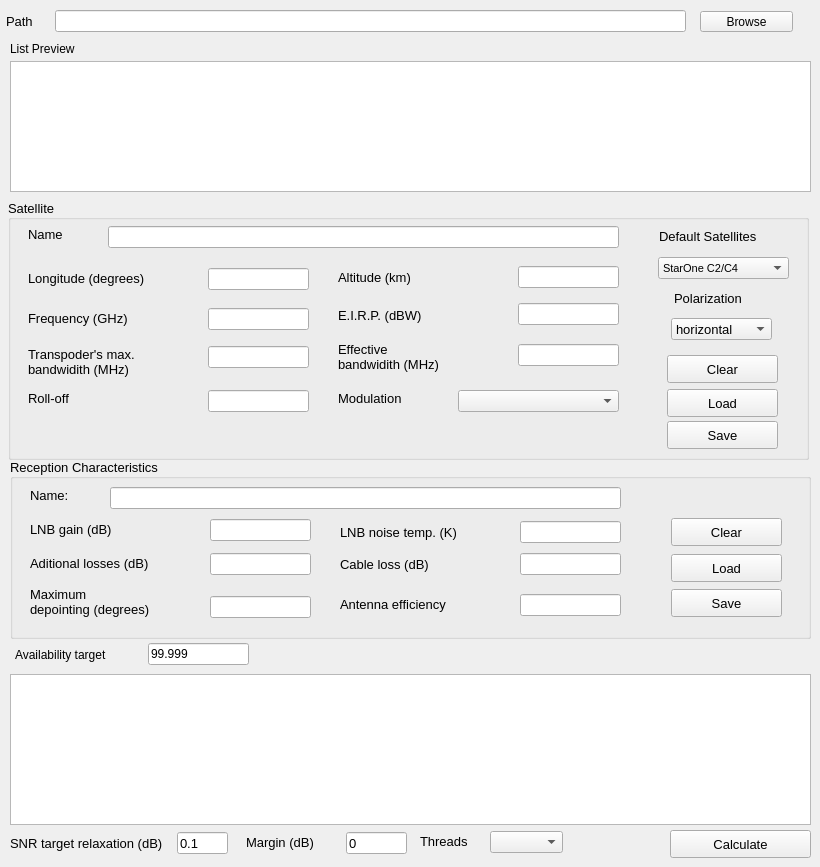
      <widget class="QWidget" name="list_perf_calc_page_4">
       <widget class="QPushButton" name="browse_mp_ant_size">
        <property name="geometry">
         <rect>
          <x>700</x>
          <y>11</y>
          <width>93</width>
          <height>21</height>
         </rect>
        </property>
        <property name="statusTip">
         <string>Browse list</string>
        </property>
        <property name="text">
         <string>Browse</string>
        </property>
       </widget>
       <widget class="QLabel" name="label_299">
        <property name="geometry">
         <rect>
          <x>6</x>
          <y>13</y>
          <width>55</width>
          <height>16</height>
         </rect>
        </property>
        <property name="font">
         <font>
          <pointsize>10</pointsize>
         </font>
        </property>
        <property name="text">
         <string>Path</string>
        </property>
       </widget>
       <widget class="QTableWidget" name="preview_mp_ant_size">
        <property name="geometry">
         <rect>
          <x>10</x>
          <y>61</y>
          <width>801</width>
          <height>131</height>
         </rect>
        </property>
       </widget>
       <widget class="QLabel" name="label_300">
        <property name="geometry">
         <rect>
          <x>10</x>
          <y>41</y>
          <width>91</width>
          <height>16</height>
         </rect>
        </property>
        <property name="text">
         <string>List Preview</string>
        </property>
       </widget>
       <widget class="QGroupBox" name="groupBox_39">
        <property name="geometry">
         <rect>
          <x>8</x>
          <y>199</y>
          <width>801</width>
          <height>261</height>
         </rect>
        </property>
        <property name="font">
         <font>
          <pointsize>10</pointsize>
         </font>
        </property>
        <property name="autoFillBackground">
         <bool>false</bool>
        </property>
        <property name="title">
         <string>Satellite</string>
        </property>
        <property name="alignment">
         <set>Qt::AlignJustify|Qt::AlignVCenter</set>
        </property>
        <widget class="QLabel" name="label_301">
         <property name="geometry">
          <rect>
           <x>20</x>
           <y>27</y>
           <width>55</width>
           <height>16</height>
          </rect>
         </property>
         <property name="text">
          <string>Name</string>
         </property>
        </widget>
        <widget class="QLabel" name="label_302">
         <property name="geometry">
          <rect>
           <x>20</x>
           <y>69</y>
           <width>161</width>
           <height>21</height>
          </rect>
         </property>
         <property name="text">
          <string>Longitude (degrees)</string>
         </property>
        </widget>
        <widget class="QLineEdit" name="name_sat_mp_ant_size">
         <property name="geometry">
          <rect>
           <x>100</x>
           <y>27</y>
           <width>511</width>
           <height>22</height>
          </rect>
         </property>
        </widget>
        <widget class="QLineEdit" name="long_sat_mp_ant_size">
         <property name="geometry">
          <rect>
           <x>200</x>
           <y>69</y>
           <width>101</width>
           <height>22</height>
          </rect>
         </property>
        </widget>
        <widget class="QPushButton" name="save_sat_mp_ant_size">
         <property name="geometry">
          <rect>
           <x>659</x>
           <y>222</y>
           <width>111</width>
           <height>28</height>
          </rect>
         </property>
         <property name="font">
          <font>
           <pointsize>10</pointsize>
           <weight>50</weight>
           <bold>false</bold>
          </font>
         </property>
         <property name="text">
          <string>Save</string>
         </property>
        </widget>
        <widget class="QPushButton" name="load_sat_mp_ant_size">
         <property name="geometry">
          <rect>
           <x>659</x>
           <y>190</y>
           <width>111</width>
           <height>28</height>
          </rect>
         </property>
         <property name="font">
          <font>
           <pointsize>10</pointsize>
           <weight>50</weight>
           <bold>false</bold>
          </font>
         </property>
         <property name="text">
          <string>Load</string>
         </property>
        </widget>
        <widget class="QComboBox" name="default_sat_mp_ant_size">
         <property name="geometry">
          <rect>
           <x>650</x>
           <y>58</y>
           <width>131</width>
           <height>22</height>
          </rect>
         </property>
         <property name="font">
          <font>
           <pointsize>8</pointsize>
          </font>
         </property>
         <item>
          <property name="text">
           <string>StarOne C2/C4</string>
          </property>
         </item>
         <item>
          <property name="text">
           <string>Hispamar</string>
          </property>
         </item>
         <item>
          <property name="text">
           <string>Claro</string>
          </property>
         </item>
         <item>
          <property name="text">
           <string>Menino Ney</string>
          </property>
         </item>
        </widget>
        <widget class="QLabel" name="label_303">
         <property name="geometry">
          <rect>
           <x>651</x>
           <y>29</y>
           <width>131</width>
           <height>16</height>
          </rect>
         </property>
         <property name="text">
          <string>Default Satellites</string>
         </property>
        </widget>
        <widget class="QLabel" name="label_304">
         <property name="geometry">
          <rect>
           <x>330</x>
           <y>70</y>
           <width>111</width>
           <height>16</height>
          </rect>
         </property>
         <property name="text">
          <string>Altitude (km)</string>
         </property>
        </widget>
        <widget class="QLineEdit" name="height_sat_mp_ant_size">
         <property name="geometry">
          <rect>
           <x>510</x>
           <y>67</y>
           <width>101</width>
           <height>22</height>
          </rect>
         </property>
        </widget>
        <widget class="QLabel" name="label_305">
         <property name="geometry">
          <rect>
           <x>330</x>
           <y>108</y>
           <width>121</width>
           <height>16</height>
          </rect>
         </property>
         <property name="text">
          <string>E.I.R.P. (dBW)</string>
         </property>
        </widget>
        <widget class="QLineEdit" name="eirp_sat_mp_ant_size">
         <property name="geometry">
          <rect>
           <x>510</x>
           <y>104</y>
           <width>101</width>
           <height>22</height>
          </rect>
         </property>
        </widget>
        <widget class="QLabel" name="label_306">
         <property name="geometry">
          <rect>
           <x>20</x>
           <y>137</y>
           <width>171</width>
           <height>51</height>
          </rect>
         </property>
         <property name="layoutDirection">
          <enum>Qt::LeftToRight</enum>
         </property>
         <property name="text">
          <string>Transpoder's max.
bandwidith (MHz)</string>
         </property>
        </widget>
        <widget class="QLineEdit" name="max_bw_sat_mp_ant_size">
         <property name="geometry">
          <rect>
           <x>200</x>
           <y>147</y>
           <width>101</width>
           <height>22</height>
          </rect>
         </property>
        </widget>
        <widget class="QLabel" name="label_307">
         <property name="geometry">
          <rect>
           <x>330</x>
           <y>132</y>
           <width>171</width>
           <height>51</height>
          </rect>
         </property>
         <property name="layoutDirection">
          <enum>Qt::LeftToRight</enum>
         </property>
         <property name="text">
          <string>Effective 
bandwidith (MHz)</string>
         </property>
        </widget>
        <widget class="QLineEdit" name="bw_util_sat_mp_ant_size">
         <property name="geometry">
          <rect>
           <x>510</x>
           <y>145</y>
           <width>101</width>
           <height>22</height>
          </rect>
         </property>
        </widget>
        <widget class="QLabel" name="label_308">
         <property name="geometry">
          <rect>
           <x>20</x>
           <y>191</y>
           <width>61</width>
           <height>16</height>
          </rect>
         </property>
         <property name="text">
          <string>Roll-off</string>
         </property>
        </widget>
        <widget class="QLineEdit" name="rolloff_sat_mp_ant_size">
         <property name="geometry">
          <rect>
           <x>200</x>
           <y>191</y>
           <width>101</width>
           <height>22</height>
          </rect>
         </property>
        </widget>
        <widget class="QLabel" name="label_309">
         <property name="geometry">
          <rect>
           <x>330</x>
           <y>191</y>
           <width>91</width>
           <height>16</height>
          </rect>
         </property>
         <property name="text">
          <string>Modulation</string>
         </property>
        </widget>
        <widget class="QComboBox" name="modcod_sat_mp_ant_size">
         <property name="geometry">
          <rect>
           <x>450</x>
           <y>191</y>
           <width>161</width>
           <height>22</height>
          </rect>
         </property>
        </widget>
        <widget class="QLabel" name="label_310">
         <property name="geometry">
          <rect>
           <x>20</x>
           <y>109</y>
           <width>131</width>
           <height>20</height>
          </rect>
         </property>
         <property name="text">
          <string>Frequency (GHz)</string>
         </property>
        </widget>
        <widget class="QLineEdit" name="freq_sat_mp_ant_size">
         <property name="geometry">
          <rect>
           <x>200</x>
           <y>109</y>
           <width>101</width>
           <height>22</height>
          </rect>
         </property>
        </widget>
        <widget class="QLabel" name="label_311">
         <property name="geometry">
          <rect>
           <x>666</x>
           <y>89</y>
           <width>91</width>
           <height>20</height>
          </rect>
         </property>
         <property name="text">
          <string>Polarization</string>
         </property>
        </widget>
        <widget class="QComboBox" name="pol_sat_mp_ant_size">
         <property name="geometry">
          <rect>
           <x>663</x>
           <y>119</y>
           <width>101</width>
           <height>22</height>
          </rect>
         </property>
         <item>
          <property name="text">
           <string>horizontal</string>
          </property>
         </item>
         <item>
          <property name="text">
           <string>vertical</string>
          </property>
         </item>
         <item>
          <property name="text">
           <string>circular</string>
          </property>
         </item>
        </widget>
        <widget class="QPushButton" name="clear_sat_mp_ant_size">
         <property name="geometry">
          <rect>
           <x>659</x>
           <y>156</y>
           <width>111</width>
           <height>28</height>
          </rect>
         </property>
         <property name="font">
          <font>
           <pointsize>10</pointsize>
           <weight>50</weight>
           <bold>false</bold>
          </font>
         </property>
         <property name="text">
          <string>Clear</string>
         </property>
        </widget>
       </widget>
       <widget class="QGroupBox" name="groupBox_40">
        <property name="geometry">
         <rect>
          <x>10</x>
          <y>458</y>
          <width>801</width>
          <height>181</height>
         </rect>
        </property>
        <property name="font">
         <font>
          <pointsize>10</pointsize>
         </font>
        </property>
        <property name="autoFillBackground">
         <bool>false</bool>
        </property>
        <property name="title">
         <string>Reception Characteristics</string>
        </property>
        <property name="alignment">
         <set>Qt::AlignJustify|Qt::AlignVCenter</set>
        </property>
        <widget class="QLabel" name="label_312">
         <property name="geometry">
          <rect>
           <x>20</x>
           <y>29</y>
           <width>55</width>
           <height>16</height>
          </rect>
         </property>
         <property name="text">
          <string>Name:</string>
         </property>
        </widget>
        <widget class="QLabel" name="label_314">
         <property name="geometry">
          <rect>
           <x>20</x>
           <y>61</y>
           <width>161</width>
           <height>21</height>
          </rect>
         </property>
         <property name="text">
          <string>LNB gain (dB)</string>
         </property>
        </widget>
        <widget class="QLineEdit" name="name_reception_mp_ant_size">
         <property name="geometry">
          <rect>
           <x>100</x>
           <y>29</y>
           <width>511</width>
           <height>22</height>
          </rect>
         </property>
        </widget>
        <widget class="QLineEdit" name="lnb_gain_reception_mp_ant_size">
         <property name="geometry">
          <rect>
           <x>200</x>
           <y>61</y>
           <width>101</width>
           <height>22</height>
          </rect>
         </property>
        </widget>
        <widget class="QPushButton" name="save_reception_mp_ant_size">
         <property name="geometry">
          <rect>
           <x>661</x>
           <y>131</y>
           <width>111</width>
           <height>28</height>
          </rect>
         </property>
         <property name="font">
          <font>
           <pointsize>10</pointsize>
           <weight>50</weight>
           <bold>false</bold>
          </font>
         </property>
         <property name="text">
          <string>Save</string>
         </property>
        </widget>
        <widget class="QPushButton" name="load_reception_mp_ant_size">
         <property name="geometry">
          <rect>
           <x>661</x>
           <y>96</y>
           <width>111</width>
           <height>28</height>
          </rect>
         </property>
         <property name="font">
          <font>
           <pointsize>10</pointsize>
           <weight>50</weight>
           <bold>false</bold>
          </font>
         </property>
         <property name="text">
          <string>Load</string>
         </property>
        </widget>
        <widget class="QLabel" name="label_315">
         <property name="geometry">
          <rect>
           <x>330</x>
           <y>138</y>
           <width>141</width>
           <height>16</height>
          </rect>
         </property>
         <property name="text">
          <string>Antenna efficiency</string>
         </property>
        </widget>
        <widget class="QLineEdit" name="ant_eff_reception_mp_ant_size">
         <property name="geometry">
          <rect>
           <x>510</x>
           <y>136</y>
           <width>101</width>
           <height>22</height>
          </rect>
         </property>
        </widget>
        <widget class="QLabel" name="label_316">
         <property name="geometry">
          <rect>
           <x>330</x>
           <y>66</y>
           <width>161</width>
           <height>16</height>
          </rect>
         </property>
         <property name="text">
          <string>LNB noise temp. (K)</string>
         </property>
         <property name="scaledContents">
          <bool>false</bool>
         </property>
        </widget>
        <widget class="QLineEdit" name="lnb_temp_reception_mp_ant_size">
         <property name="geometry">
          <rect>
           <x>510</x>
           <y>63</y>
           <width>101</width>
           <height>22</height>
          </rect>
         </property>
        </widget>
        <widget class="QLabel" name="label_317">
         <property name="geometry">
          <rect>
           <x>20</x>
           <y>80</y>
           <width>171</width>
           <height>51</height>
          </rect>
         </property>
         <property name="layoutDirection">
          <enum>Qt::LeftToRight</enum>
         </property>
         <property name="text">
          <string>Aditional losses (dB)</string>
         </property>
        </widget>
        <widget class="QLineEdit" name="aditional_losses_reception_mp_ant_size">
         <property name="geometry">
          <rect>
           <x>200</x>
           <y>95</y>
           <width>101</width>
           <height>22</height>
          </rect>
         </property>
        </widget>
        <widget class="QLabel" name="label_318">
         <property name="geometry">
          <rect>
           <x>20</x>
           <y>118</y>
           <width>171</width>
           <height>51</height>
          </rect>
         </property>
         <property name="layoutDirection">
          <enum>Qt::LeftToRight</enum>
         </property>
         <property name="text">
          <string>Maximum 
depointing (degrees)</string>
         </property>
        </widget>
        <widget class="QLineEdit" name="max_depoint_reception_mp_ant_size">
         <property name="geometry">
          <rect>
           <x>200</x>
           <y>138</y>
           <width>101</width>
           <height>22</height>
          </rect>
         </property>
        </widget>
        <widget class="QPushButton" name="clear_reception_mp_ant_size">
         <property name="geometry">
          <rect>
           <x>661</x>
           <y>60</y>
           <width>111</width>
           <height>28</height>
          </rect>
         </property>
         <property name="font">
          <font>
           <pointsize>10</pointsize>
           <weight>50</weight>
           <bold>false</bold>
          </font>
         </property>
         <property name="text">
          <string>Clear</string>
         </property>
        </widget>
        <widget class="QLineEdit" name="cable_loss_reception_mp_ant_size">
         <property name="geometry">
          <rect>
           <x>510</x>
           <y>95</y>
           <width>101</width>
           <height>22</height>
          </rect>
         </property>
        </widget>
        <widget class="QLabel" name="label_319">
         <property name="geometry">
          <rect>
           <x>330</x>
           <y>81</y>
           <width>171</width>
           <height>51</height>
          </rect>
         </property>
         <property name="layoutDirection">
          <enum>Qt::LeftToRight</enum>
         </property>
         <property name="text">
          <string>Cable loss (dB)</string>
         </property>
        </widget>
       </widget>
       <widget class="QTextEdit" name="output_mp_ant_size">
        <property name="geometry">
         <rect>
          <x>10</x>
          <y>674</y>
          <width>801</width>
          <height>151</height>
         </rect>
        </property>
       </widget>
       <widget class="QLineEdit" name="relaxation_mp_ant_size">
        <property name="geometry">
         <rect>
          <x>177</x>
          <y>832</y>
          <width>51</width>
          <height>22</height>
         </rect>
        </property>
        <property name="font">
         <font>
          <pointsize>10</pointsize>
         </font>
        </property>
        <property name="toolTip">
         <string/>
        </property>
        <property name="statusTip">
         <string>Goal (+ -) margin to achieve the required SNR</string>
        </property>
        <property name="text">
         <string>0.1</string>
        </property>
       </widget>
       <widget class="QPushButton" name="calc_mp_ant_size">
        <property name="geometry">
         <rect>
          <x>670</x>
          <y>830</y>
          <width>141</width>
          <height>28</height>
         </rect>
        </property>
        <property name="font">
         <font>
          <pointsize>10</pointsize>
         </font>
        </property>
        <property name="text">
         <string>Calculate</string>
        </property>
       </widget>
       <widget class="QLabel" name="label_320">
        <property name="geometry">
         <rect>
          <x>10</x>
          <y>833</y>
          <width>161</width>
          <height>21</height>
         </rect>
        </property>
        <property name="font">
         <font>
          <pointsize>10</pointsize>
         </font>
        </property>
        <property name="text">
         <string>SNR target relaxation (dB)</string>
        </property>
       </widget>
       <widget class="QLabel" name="label_321">
        <property name="geometry">
         <rect>
          <x>420</x>
          <y>831</y>
          <width>61</width>
          <height>20</height>
         </rect>
        </property>
        <property name="font">
         <font>
          <pointsize>10</pointsize>
         </font>
        </property>
        <property name="text">
         <string>Threads</string>
        </property>
       </widget>
       <widget class="QComboBox" name="n_threads_mp_ant_size">
        <property name="geometry">
         <rect>
          <x>490</x>
          <y>831</y>
          <width>73</width>
          <height>22</height>
         </rect>
        </property>
        <property name="statusTip">
         <string>Thread number used in calcullations</string>
        </property>
       </widget>
       <widget class="QLineEdit" name="path_mp_ant_size">
        <property name="geometry">
         <rect>
          <x>55</x>
          <y>10</y>
          <width>631</width>
          <height>22</height>
         </rect>
        </property>
       </widget>
       <widget class="QLabel" name="label_322">
        <property name="geometry">
         <rect>
          <x>246</x>
          <y>832</y>
          <width>91</width>
          <height>21</height>
         </rect>
        </property>
        <property name="font">
         <font>
          <pointsize>10</pointsize>
         </font>
        </property>
        <property name="text">
         <string>Margin (dB)</string>
        </property>
       </widget>
       <widget class="QLineEdit" name="margin_mp_ant_size">
        <property name="geometry">
         <rect>
          <x>346</x>
          <y>832</y>
          <width>61</width>
          <height>22</height>
         </rect>
        </property>
        <property name="font">
         <font>
          <pointsize>10</pointsize>
         </font>
        </property>
        <property name="toolTip">
         <string/>
        </property>
        <property name="statusTip">
         <string>Effective link budget margin</string>
        </property>
        <property name="text">
         <string>0</string>
        </property>
       </widget>
       <widget class="QLabel" name="label_324">
        <property name="geometry">
         <rect>
          <x>15</x>
          <y>644</y>
          <width>141</width>
          <height>21</height>
         </rect>
        </property>
        <property name="text">
         <string>Availability target</string>
        </property>
       </widget>
       <widget class="QLineEdit" name="availability_target_mp_ant_size">
        <property name="geometry">
         <rect>
          <x>148</x>
          <y>643</y>
          <width>101</width>
          <height>22</height>
         </rect>
        </property>
        <property name="text">
         <string>99.999</string>
        </property>
       </widget>
      </widget>
